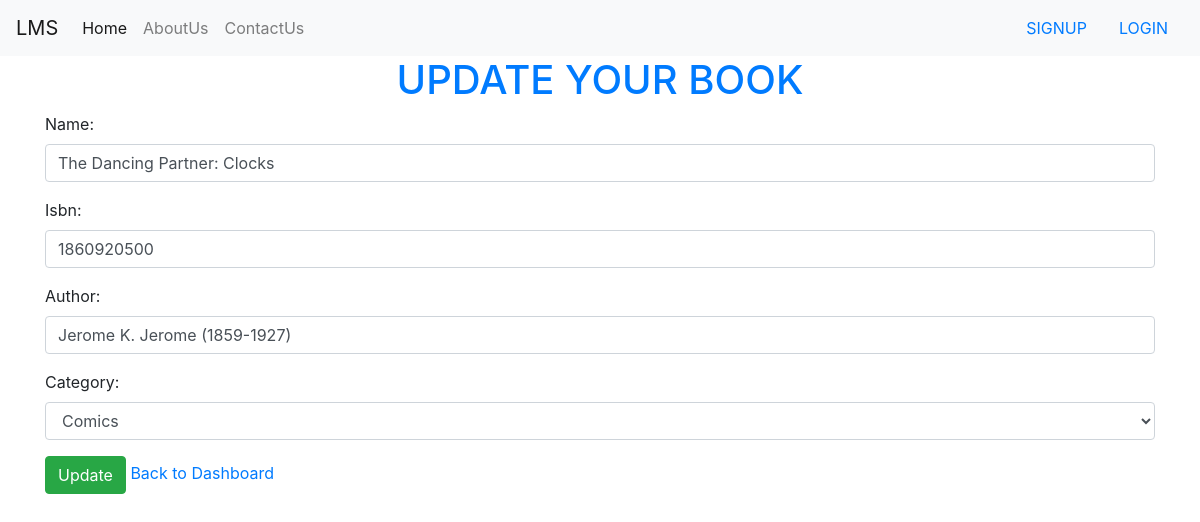
The app's page /updatebook/15/ with its own data.
### myapp/models.py (models this page shows)
class Book(models.Model):
    catchoice= [
        ('education', 'Education'),
        ('entertainment', 'Entertainment'),
        ('comics', 'Comics'),
        ('biography', 'Biography'),
        ('history', 'History'),
        ('novel', 'Novel'),
        ('fantasy', 'Fantasy'),
        ('thriller', 'Thriller'),
        ('romance', 'Romance'),
        ('scifi','Sci-Fi')
        ]
    name=models.CharField(max_length=30)
    isbn=models.IntegerField()
    author=models.CharField(max_length=40)
    category=models.CharField(max_length=30,choices=catchoice,default='education')

### myapp/views.py (the view)
# urls.py: path('updatebook/<int:id>/', views.updatebook, name='updatebook'),
def updatebook(request,id):
    if request.method == 'POST':
        d = Book.objects.get(pk=id)
        f = Postform(request.POST, instance=d)
        if f.is_valid():
            messages.success(request, 'Data is updated successfully')
            f.save()
    else:
        d = Book.objects.get(pk=id)
        f = Postform(instance=d)
    return render(request, 'myapp/updatebook.html', {'f': f})

### myapp/forms.py
class Postform(forms.ModelForm):
    class Meta:
        model=Book
        fields = ['name', 'isbn','author','category']
        widgets = {
            'name': forms.TextInput(attrs={'class': 'form-control'}),
            'isbn': forms.NumberInput(attrs={'class': 'form-control'}),
            'author':forms.TextInput(attrs={'class': 'form-control'}),
            'category':forms.Select(attrs={'class':'form-control'}),
        }

### myapp/templates/myapp/updatebook.html (shortened to what this page needs)
{% extends 'myapp/base.html' %}
{% block content %}
<div class="container">
    <h1 class="text-center text-primary">UPDATE YOUR BOOK</h1>
    <form action="" method="POST">
        {{f.as_p}}
    <input type="submit" value="Update" class="btn btn-success">
        <a href="{% url 'dashboard' %}">Back to Dashboard</a>
    </form>
</div>
{% endblock %}

### records on screen
Book: name "The Dancing Partner: Clocks", isbn "1860920500", author "Jerome K. Jerome (1859-1927)", category "Comics"
